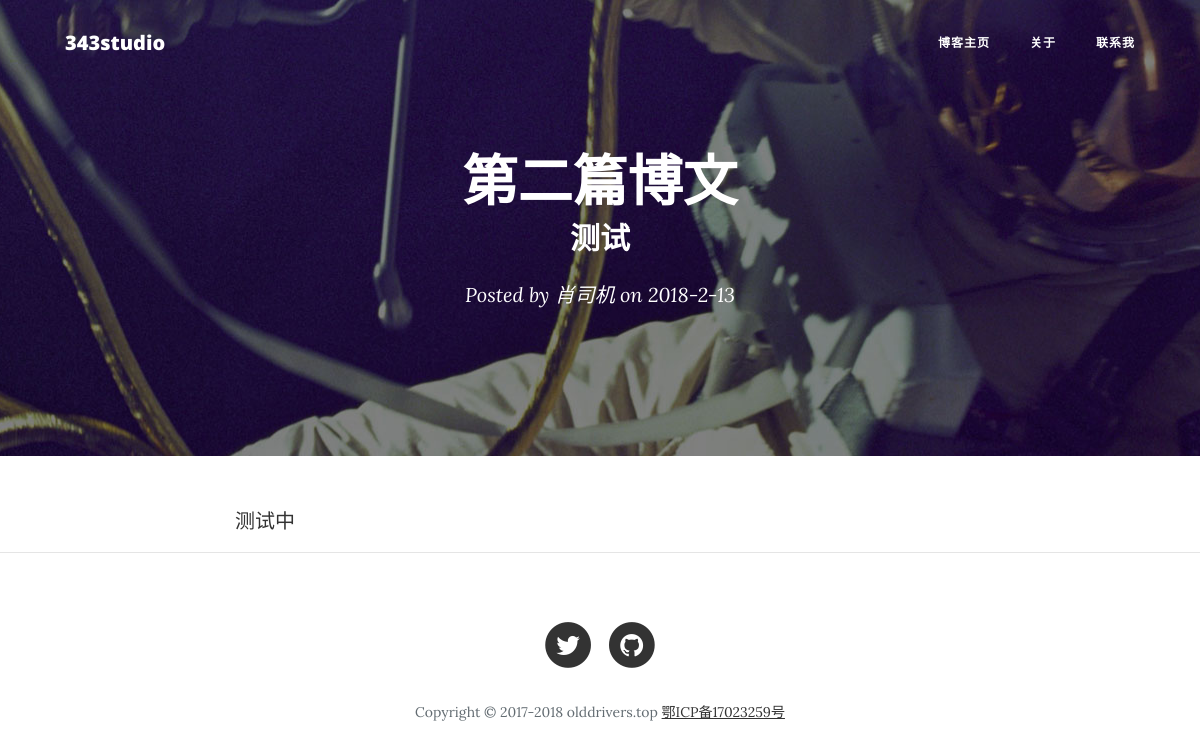
The app's page /post/2/ with its own data.
### home/models.py (models this page shows, shortened)
class Article(models.Model):
	title = models.CharField(max_length=150, null=False)
	intro = models.CharField(max_length=150, null=True)
	content = models.CharField(max_length=20000, null=False)
	time = models.CharField(max_length=20, null=False)
	author = models.CharField(max_length=20, null=True)
	view = models.IntegerField(default=0)

### home/views.py (the view)
# urls.py: url(r'^post/(?P<article_id>[0-9]+)/$', home_views.post, name='post'),
def post(reuqest, article_id):
	article = models.Article.objects.get(pk=article_id)
	return render(reuqest, 'home/post.html', {'article': article})

### home/templates/home/post.html (shortened to what this page needs)
<!DOCTYPE html>
<html lang="en">
{% load staticfiles %}
<head>
    <link href="{% static 'lib/bootstrap/css/bootstrap.min.css' %}" rel="stylesheet">
    <link href="{% static 'lib/font-awesome/css/font-awesome.min.css' %}" rel="stylesheet" type="text/css">
    <link href="{% static 'css/clean-blog.min.css' %}" rel="stylesheet">
</head>
<body>
    <nav class="navbar fixed-top navbar-toggleable-md navbar-light" id="mainNav">
        <div class="container">
            <a class="navbar-brand page-scroll" href="">343studio</a>
            <div class="collapse navbar-collapse" id="navbarResponsive">
                <ul class="navbar-nav ml-auto">
                    <li class="nav-item">
                        <a class="nav-link page-scroll" href="{% url 'home:index' %}">博客主页</a>
                    </li>
                    <li class="nav-item">
                        <a class="nav-link page-scroll" href="{% url 'home:about' %}">关于</a>
                    </li>
                    <li class="nav-item">
                        <a class="nav-link page-scroll" href="{% url 'home:contact' %}">联系我</a>
                    </li>
                </ul>
            </div>
        </div>
    </nav>
    <header class="intro-header" style="background-image: url('{% static 'img/post-bg.jpg' %}')">
        <div class="container">
            <div class="row">
                <div class="col-lg-8 offset-lg-2 col-md-10 offset-md-1">
                    <div class="post-heading">
                        <h1 align="center" >{{ article.title }}</h1>
                        <h2 class="subheading" align="center" >{{ article.intro }}</h2>
                        <span class="meta" align="center" >Posted by <a href="#">{{ article.author }}</a> on {{ article.time }}</span>
                    </div>
                </div>
            </div>
        </div>
    </header>
    <article>
        <div class="container">
            <div class="row">
                <div class="col-lg-8 offset-lg-2 col-md-10 offset-md-1">
                   {{ article.content }}
                </div>
            </div>
        </div>
    </article>
    <hr>
    <footer>
        <div class="container">
            <div class="row">
                <div class="col-lg-8 offset-lg-2 col-md-10 offset-md-1">
                    <ul class="list-inline text-center">
                        <li class="list-inline-item">
                            <a href="https://twitter.com/cakebee_">
                                <span class="fa-stack fa-lg">
                                    <i class="fa fa-circle fa-stack-2x"></i>
                                    <i class="fa fa-twitter fa-stack-1x fa-inverse"></i>
                                </span>
                            </a>
                        </li>
                        <li class="list-inline-item">
                            <a href="https://github.com/cakebee/giligili">
                                <span class="fa-stack fa-lg">
                                    <i class="fa fa-circle fa-stack-2x"></i>
                                    <i class="fa fa-github fa-stack-1x fa-inverse"></i>
                                </span>
                            </a>
                        </li>
                    </ul>
                    <p class="copyright text-muted">Copyright &copy; 2017-2018 olddrivers.top <a href='http://www.miibeian.gov.cn' target='_blank'>鄂ICP备17023259号</a></p>
                </div>
            </div>
        </div>
    </footer>
</body>
</html>

### records on screen
Article: title "第二篇博文", intro "测试", author "肖司机", time "2018-2-13", content "测试中"
